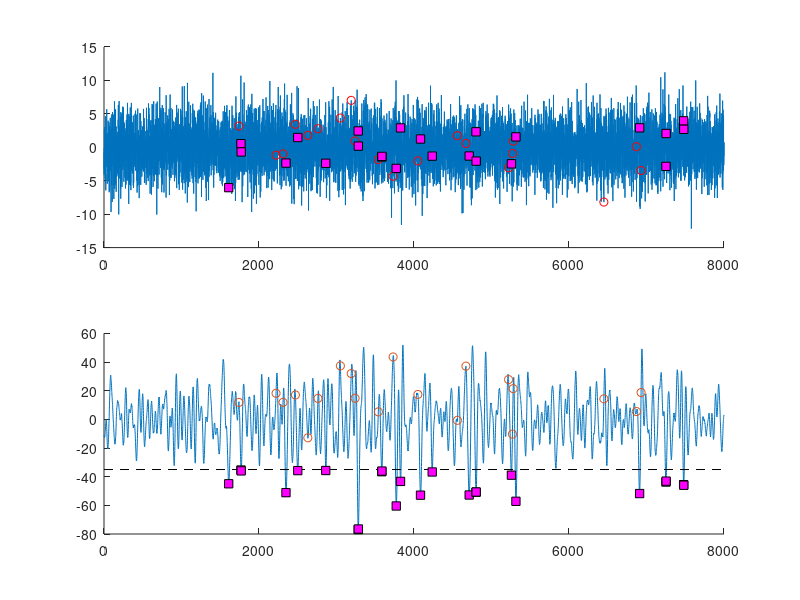
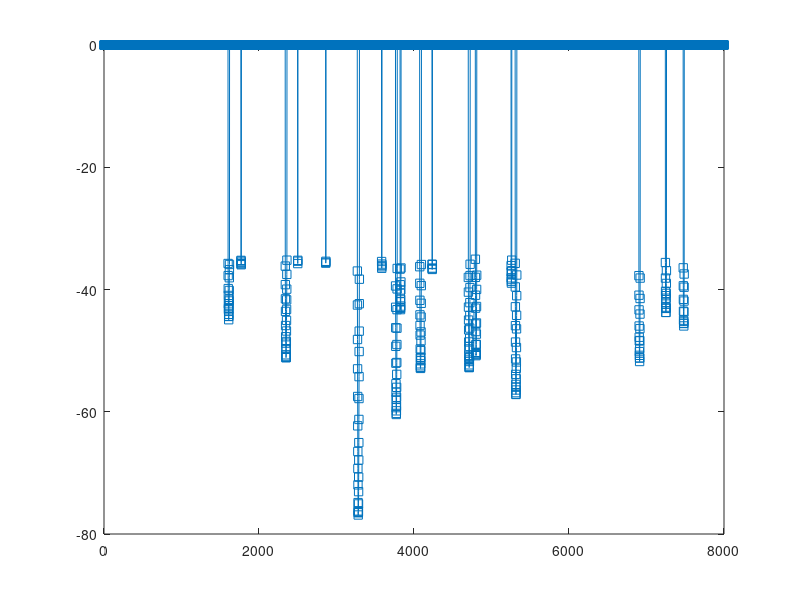
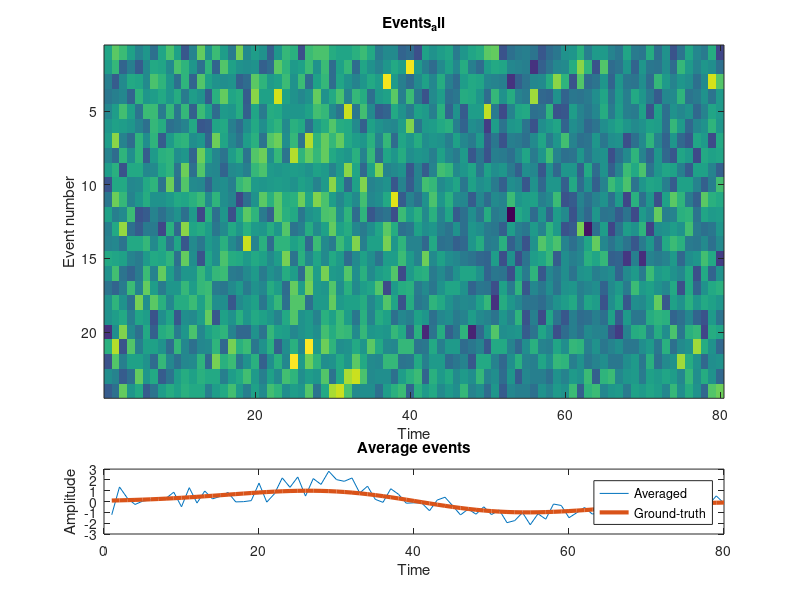

These charts were generated, in order, by the following MATLAB code:
%%%   COURSE: Signal processing and analysis
%     SECTION: Feature detection

% total number of time points
N = 8000;

% create event (derivative of Gaussian)
k = 80; % duration of event in time points
event = diff(exp( -linspace(-2,2,k+1).^2 ));
event = event./max(event); % normalize to max=1

% event onset times
Nevents = 20;
onsettimes = randperm(N/10-k);
onsettimes = onsettimes(1:Nevents)*10;

% put event into data
data = zeros(1,N);
for ei=1:Nevents
    data(onsettimes(ei):onsettimes(ei)+k-1) = event;
end

% add noise
data = data + 3*randn(size(data));



% plot data
figure(1), clf
subplot(211), hold on
plot(data)
plot(onsettimes,data(onsettimes),'ro')

%% convolve with event (as template)

% convolution
convres = conv(data,event,'same');


% plot the convolution result and ground-truth event onsets
subplot(212), hold on
plot(convres)
plot(onsettimes,convres(onsettimes),'o')

%% find a threshold

% histogram of all data values
figure(2), clf
hist(convres,N/20)

% pick a threshold based on histogram and visual inspection
thresh = -35;

% plot the threshold
figure(1)
subplot(212)
plot(get(gca,'xlim'),[1 1]*thresh,'k--')


% find local minima
thresh_ts = convres;
thresh_ts(thresh_ts>thresh) = 0;

% let's see what it looks like...
figure(2), clf
plot(thresh_ts,'s-')

% find local minima
localmin = find(diff(sign(diff( thresh_ts )))>0)+1;


% plot local minima on top of the plot
figure(1)
% original data
subplot(211), plot(localmin,data(localmin),'ks','markerfacecolor','m')

% convolution result
subplot(212), plot(localmin,convres(localmin),'ks','markerfacecolor','m')

%% now extract time series for windowing

% remove local minima that are too close to the edges
localmin(localmin<round(k/2)) = [];
localmin(localmin>N-round(k/2)) = [];


% initialize data matrix
datamatrix = zeros(length(localmin),k);
% enter data snippets into matrix
for ei=1:length(localmin)
    datamatrix(ei,:) = data(localmin(ei)-round(k/2):localmin(ei)+round(k/2)-1);
end

% show all snippets
figure(3), clf
subplot(4,1,1:3)
imagesc(datamatrix)
xlabel('Time'), ylabel('Event number')
title('Events_all')

% snippet average against ground truth
subplot(414)
plot(1:k,mean(datamatrix), 1:k,event,'linew',3)
xlabel('Time'), ylabel('Amplitude')
legend({'Averaged';'Ground-truth'})
title('Average events')


